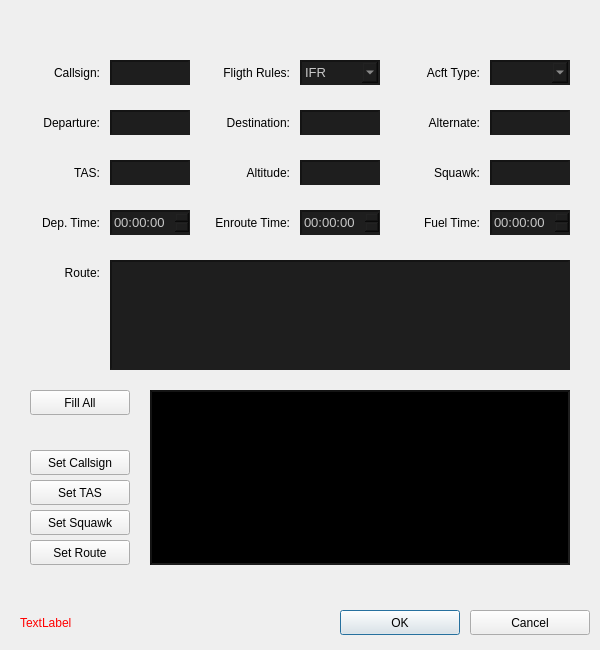
<?xml version="1.0" encoding="UTF-8"?>
<ui version="4.0">
 <class>DialogFlightPlan</class>
 <widget class="QDialog" name="DialogFlightPlan">
  <property name="geometry">
   <rect>
    <x>0</x>
    <y>0</y>
    <width>600</width>
    <height>650</height>
   </rect>
  </property>
  <property name="windowTitle">
   <string>Dialog</string>
  </property>
  <widget class="QPushButton" name="buttonOK">
   <property name="geometry">
    <rect>
     <x>340</x>
     <y>610</y>
     <width>120</width>
     <height>25</height>
    </rect>
   </property>
   <property name="text">
    <string>OK</string>
   </property>
  </widget>
  <widget class="QPushButton" name="buttonCancel">
   <property name="geometry">
    <rect>
     <x>470</x>
     <y>610</y>
     <width>120</width>
     <height>25</height>
    </rect>
   </property>
   <property name="text">
    <string>Cancel</string>
   </property>
  </widget>
  <widget class="QLabel" name="labelError">
   <property name="geometry">
    <rect>
     <x>20</x>
     <y>610</y>
     <width>300</width>
     <height>25</height>
    </rect>
   </property>
   <property name="styleSheet">
    <string notr="true">QLabel
{	
	color: #ff0000;
}</string>
   </property>
   <property name="text">
    <string>TextLabel</string>
   </property>
  </widget>
  <widget class="QPlainTextEdit" name="plainTextEditRoute">
   <property name="geometry">
    <rect>
     <x>110</x>
     <y>260</y>
     <width>460</width>
     <height>110</height>
    </rect>
   </property>
   <property name="styleSheet">
    <string notr="true">QPlainTextEdit
{
	color: #c8c8c8;
	background-color: #1e1e1e;
	border-style: inset;
	border-width: 2px;
	border-color: #141414;
}

QScrollBar:vertical
{
	background: #000000;
	width: 5px;
	border: none;
	margin: 0px 0px 0px 0px;
}

QScrollBar::handle:vertical {
    background: #323232;
}

QScrollBar::add-page:vertical
{
	background: #1e1e1e;
	border: none;
}

QScrollBar::sub-page:vertical
{
	background: #1e1e1e;
	border: none;
}</string>
   </property>
  </widget>
  <widget class="QPushButton" name="buttonFillAll">
   <property name="geometry">
    <rect>
     <x>30</x>
     <y>390</y>
     <width>100</width>
     <height>25</height>
    </rect>
   </property>
   <property name="text">
    <string>Fill All</string>
   </property>
  </widget>
  <widget class="QLabel" name="labelCallsign_2">
   <property name="geometry">
    <rect>
     <x>210</x>
     <y>60</y>
     <width>80</width>
     <height>25</height>
    </rect>
   </property>
   <property name="text">
    <string>Fligth Rules:</string>
   </property>
   <property name="alignment">
    <set>Qt::AlignRight|Qt::AlignTrailing|Qt::AlignVCenter</set>
   </property>
  </widget>
  <widget class="QPushButton" name="buttonSetSquawk">
   <property name="geometry">
    <rect>
     <x>30</x>
     <y>510</y>
     <width>100</width>
     <height>25</height>
    </rect>
   </property>
   <property name="text">
    <string>Set Squawk</string>
   </property>
  </widget>
  <widget class="QLineEdit" name="lineEditAlternate">
   <property name="geometry">
    <rect>
     <x>490</x>
     <y>110</y>
     <width>80</width>
     <height>25</height>
    </rect>
   </property>
   <property name="styleSheet">
    <string notr="true">QLineEdit:enabled
{
	color: #c8c8c8;
	background-color: #1e1e1e;
	border-style: inset;
	border-width: 2px;
	border-color: #141414;
	font: 13px;
}

QLineEdit
{
	color: #323232;
	background-color: #050505;
	border-style: inset;
	border-width: 2px;
	border-color: #0a0a0a;
	font: 13px;
}</string>
   </property>
  </widget>
  <widget class="QLineEdit" name="lineEditAltitude">
   <property name="geometry">
    <rect>
     <x>300</x>
     <y>160</y>
     <width>80</width>
     <height>25</height>
    </rect>
   </property>
   <property name="styleSheet">
    <string notr="true">QLineEdit:enabled
{
	color: #c8c8c8;
	background-color: #1e1e1e;
	border-style: inset;
	border-width: 2px;
	border-color: #141414;
	font: 13px;
}

QLineEdit
{
	color: #323232;
	background-color: #050505;
	border-style: inset;
	border-width: 2px;
	border-color: #0a0a0a;
	font: 13px;
}</string>
   </property>
  </widget>
  <widget class="QLineEdit" name="lineEditTAS">
   <property name="geometry">
    <rect>
     <x>110</x>
     <y>160</y>
     <width>80</width>
     <height>25</height>
    </rect>
   </property>
   <property name="styleSheet">
    <string notr="true">QLineEdit:enabled
{
	color: #c8c8c8;
	background-color: #1e1e1e;
	border-style: inset;
	border-width: 2px;
	border-color: #141414;
	font: 13px;
}

QLineEdit
{
	color: #323232;
	background-color: #050505;
	border-style: inset;
	border-width: 2px;
	border-color: #0a0a0a;
	font: 13px;
}</string>
   </property>
  </widget>
  <widget class="QLabel" name="labelTAS">
   <property name="geometry">
    <rect>
     <x>20</x>
     <y>160</y>
     <width>80</width>
     <height>25</height>
    </rect>
   </property>
   <property name="text">
    <string>TAS:</string>
   </property>
   <property name="alignment">
    <set>Qt::AlignRight|Qt::AlignTrailing|Qt::AlignVCenter</set>
   </property>
  </widget>
  <widget class="QLabel" name="labelCallsign">
   <property name="geometry">
    <rect>
     <x>20</x>
     <y>60</y>
     <width>80</width>
     <height>25</height>
    </rect>
   </property>
   <property name="text">
    <string>Callsign:</string>
   </property>
   <property name="alignment">
    <set>Qt::AlignRight|Qt::AlignTrailing|Qt::AlignVCenter</set>
   </property>
  </widget>
  <widget class="QLabel" name="labelDestination">
   <property name="geometry">
    <rect>
     <x>210</x>
     <y>110</y>
     <width>80</width>
     <height>25</height>
    </rect>
   </property>
   <property name="text">
    <string>Destination:</string>
   </property>
   <property name="alignment">
    <set>Qt::AlignRight|Qt::AlignTrailing|Qt::AlignVCenter</set>
   </property>
  </widget>
  <widget class="QTableView" name="tableViewValidator">
   <property name="geometry">
    <rect>
     <x>150</x>
     <y>390</y>
     <width>420</width>
     <height>175</height>
    </rect>
   </property>
   <property name="styleSheet">
    <string notr="true">QTableView
{;
	color: #c8c8c8;;
	background-color: #000000;
	border-style: inset;
	border-width: 2px;
	border-color: #141414;
	font: 11px;
	outline: none;
}

QTableView::item:hover
{
    background-color: #4b4b4b;
}

QTableView::item:selected
{

}

QTableView::item:selected:active
{

}

QTableView::item:alternate
{

}

QTableView::item:focus
{
	outline: none;
}


QScrollBar:vertical
{
	background: #000000;
	width: 2px;
	border: none;
	margin: 0px 0px 0px 0px;
}

QScrollBar::handle:vertical {
    background: #323232;
}

QScrollBar::add-page:vertical
{
	background: #000000;
	border: none;
}

QScrollBar::sub-page:vertical
{
	background: #000000;
	border: none;
}</string>
   </property>
  </widget>
  <widget class="QTimeEdit" name="timeEditFuelTime">
   <property name="geometry">
    <rect>
     <x>490</x>
     <y>210</y>
     <width>80</width>
     <height>25</height>
    </rect>
   </property>
   <property name="styleSheet">
    <string notr="true">QTimeEdit:enabled
{
	color: #c8c8c8;
	background-color: #1e1e1e;
	border-style: inset;
	border-width: 2px;
	border-color: #141414;
	selection-background-color: #060064;
	font: 13px;
}

QTimeEdit
{
	color: #323232;
	background-color: #050505;
	border-style: inset;
	border-width: 2px;
	border-color: #0a0a0a;
	font: 13px;
}</string>
   </property>
  </widget>
  <widget class="QPushButton" name="buttonSetRoute">
   <property name="geometry">
    <rect>
     <x>30</x>
     <y>540</y>
     <width>100</width>
     <height>25</height>
    </rect>
   </property>
   <property name="text">
    <string>Set Route</string>
   </property>
  </widget>
  <widget class="QLabel" name="labelAltitude">
   <property name="geometry">
    <rect>
     <x>210</x>
     <y>160</y>
     <width>80</width>
     <height>25</height>
    </rect>
   </property>
   <property name="text">
    <string>Altitude:</string>
   </property>
   <property name="alignment">
    <set>Qt::AlignRight|Qt::AlignTrailing|Qt::AlignVCenter</set>
   </property>
  </widget>
  <widget class="QLabel" name="labelDeparture">
   <property name="geometry">
    <rect>
     <x>20</x>
     <y>110</y>
     <width>80</width>
     <height>25</height>
    </rect>
   </property>
   <property name="text">
    <string>Departure:</string>
   </property>
   <property name="alignment">
    <set>Qt::AlignRight|Qt::AlignTrailing|Qt::AlignVCenter</set>
   </property>
  </widget>
  <widget class="QPushButton" name="buttonSetTAS">
   <property name="geometry">
    <rect>
     <x>30</x>
     <y>480</y>
     <width>100</width>
     <height>25</height>
    </rect>
   </property>
   <property name="text">
    <string>Set TAS</string>
   </property>
  </widget>
  <widget class="QLabel" name="labelEnrTime">
   <property name="geometry">
    <rect>
     <x>190</x>
     <y>210</y>
     <width>100</width>
     <height>25</height>
    </rect>
   </property>
   <property name="text">
    <string>Enroute Time:</string>
   </property>
   <property name="alignment">
    <set>Qt::AlignRight|Qt::AlignTrailing|Qt::AlignVCenter</set>
   </property>
  </widget>
  <widget class="QComboBox" name="comboBoxAcftType">
   <property name="geometry">
    <rect>
     <x>490</x>
     <y>60</y>
     <width>80</width>
     <height>25</height>
    </rect>
   </property>
   <property name="styleSheet">
    <string notr="true">QComboBox
{
	color: #c8c8c8;
	background-color: #1e1e1e;
	border-style: inset;
	border-width: 2px;
	border-color: #141414;
	font: 13px;
}

QComboBox QAbstractItemView
{	
	color: #c8c8c8;
	background-color: #1e1e1e;
    selection-background-color: #060064;
	font: 13px;
}</string>
   </property>
  </widget>
  <widget class="QLabel" name="labelAlternate">
   <property name="geometry">
    <rect>
     <x>400</x>
     <y>110</y>
     <width>80</width>
     <height>25</height>
    </rect>
   </property>
   <property name="text">
    <string>Alternate:</string>
   </property>
   <property name="alignment">
    <set>Qt::AlignRight|Qt::AlignTrailing|Qt::AlignVCenter</set>
   </property>
  </widget>
  <widget class="QLineEdit" name="lineEditCallsign">
   <property name="geometry">
    <rect>
     <x>110</x>
     <y>60</y>
     <width>80</width>
     <height>25</height>
    </rect>
   </property>
   <property name="styleSheet">
    <string notr="true">QLineEdit:enabled
{
	color: #c8c8c8;
	background-color: #1e1e1e;
	border-style: inset;
	border-width: 2px;
	border-color: #141414;
	font: 13px;
}

QLineEdit
{
	color: #323232;
	background-color: #050505;
	border-style: inset;
	border-width: 2px;
	border-color: #0a0a0a;
	font: 13px;
}</string>
   </property>
  </widget>
  <widget class="QLabel" name="labelSquawk">
   <property name="geometry">
    <rect>
     <x>400</x>
     <y>160</y>
     <width>80</width>
     <height>25</height>
    </rect>
   </property>
   <property name="text">
    <string>Squawk:</string>
   </property>
   <property name="alignment">
    <set>Qt::AlignRight|Qt::AlignTrailing|Qt::AlignVCenter</set>
   </property>
  </widget>
  <widget class="QLineEdit" name="lineEditDeparture">
   <property name="geometry">
    <rect>
     <x>110</x>
     <y>110</y>
     <width>80</width>
     <height>25</height>
    </rect>
   </property>
   <property name="styleSheet">
    <string notr="true">QLineEdit:enabled
{
	color: #c8c8c8;
	background-color: #1e1e1e;
	border-style: inset;
	border-width: 2px;
	border-color: #141414;
	font: 13px;
}

QLineEdit
{
	color: #323232;
	background-color: #050505;
	border-style: inset;
	border-width: 2px;
	border-color: #0a0a0a;
	font: 13px;
}</string>
   </property>
  </widget>
  <widget class="QComboBox" name="comboBoxFlightRules">
   <property name="geometry">
    <rect>
     <x>300</x>
     <y>60</y>
     <width>80</width>
     <height>25</height>
    </rect>
   </property>
   <property name="styleSheet">
    <string notr="true">QComboBox
{
	color: #c8c8c8;
	background-color: #1e1e1e;
	border-style: inset;
	border-width: 2px;
	border-color: #141414;
	font: 13px;
}

QComboBox QAbstractItemView
{	
	color: #c8c8c8;
	background-color: #1e1e1e;
    selection-background-color: #060064;
	font: 13px;
}</string>
   </property>
   <item>
    <property name="text">
     <string>IFR</string>
    </property>
   </item>
   <item>
    <property name="text">
     <string>VFR</string>
    </property>
   </item>
   <item>
    <property name="text">
     <string>SVFR</string>
    </property>
   </item>
  </widget>
  <widget class="QLineEdit" name="lineEditDestination">
   <property name="geometry">
    <rect>
     <x>300</x>
     <y>110</y>
     <width>80</width>
     <height>25</height>
    </rect>
   </property>
   <property name="styleSheet">
    <string notr="true">QLineEdit:enabled
{
	color: #c8c8c8;
	background-color: #1e1e1e;
	border-style: inset;
	border-width: 2px;
	border-color: #141414;
	font: 13px;
}

QLineEdit
{
	color: #323232;
	background-color: #050505;
	border-style: inset;
	border-width: 2px;
	border-color: #0a0a0a;
	font: 13px;
}</string>
   </property>
  </widget>
  <widget class="QLineEdit" name="lineEditSquawk">
   <property name="geometry">
    <rect>
     <x>490</x>
     <y>160</y>
     <width>80</width>
     <height>25</height>
    </rect>
   </property>
   <property name="styleSheet">
    <string notr="true">QLineEdit:enabled
{
	color: #c8c8c8;
	background-color: #1e1e1e;
	border-style: inset;
	border-width: 2px;
	border-color: #141414;
	font: 13px;
}

QLineEdit
{
	color: #323232;
	background-color: #050505;
	border-style: inset;
	border-width: 2px;
	border-color: #0a0a0a;
	font: 13px;
}</string>
   </property>
  </widget>
  <widget class="QLabel" name="LabelRoute">
   <property name="geometry">
    <rect>
     <x>20</x>
     <y>260</y>
     <width>80</width>
     <height>25</height>
    </rect>
   </property>
   <property name="text">
    <string>Route:</string>
   </property>
   <property name="alignment">
    <set>Qt::AlignRight|Qt::AlignTrailing|Qt::AlignVCenter</set>
   </property>
  </widget>
  <widget class="QPushButton" name="buttonSetCallsign">
   <property name="geometry">
    <rect>
     <x>30</x>
     <y>450</y>
     <width>100</width>
     <height>25</height>
    </rect>
   </property>
   <property name="text">
    <string>Set Callsign</string>
   </property>
  </widget>
  <widget class="QLabel" name="labelFuelTime">
   <property name="geometry">
    <rect>
     <x>380</x>
     <y>210</y>
     <width>100</width>
     <height>25</height>
    </rect>
   </property>
   <property name="text">
    <string>Fuel Time:</string>
   </property>
   <property name="alignment">
    <set>Qt::AlignRight|Qt::AlignTrailing|Qt::AlignVCenter</set>
   </property>
  </widget>
  <widget class="QLabel" name="labelDepTime">
   <property name="geometry">
    <rect>
     <x>0</x>
     <y>210</y>
     <width>100</width>
     <height>25</height>
    </rect>
   </property>
   <property name="text">
    <string>Dep. Time:</string>
   </property>
   <property name="alignment">
    <set>Qt::AlignRight|Qt::AlignTrailing|Qt::AlignVCenter</set>
   </property>
  </widget>
  <widget class="QTimeEdit" name="timeEditEnrTime">
   <property name="geometry">
    <rect>
     <x>300</x>
     <y>210</y>
     <width>80</width>
     <height>25</height>
    </rect>
   </property>
   <property name="styleSheet">
    <string notr="true">QTimeEdit:enabled
{
	color: #c8c8c8;
	background-color: #1e1e1e;
	border-style: inset;
	border-width: 2px;
	border-color: #141414;
	selection-background-color: #060064;
	font: 13px;
}

QTimeEdit
{
	color: #323232;
	background-color: #050505;
	border-style: inset;
	border-width: 2px;
	border-color: #0a0a0a;
	font: 13px;
}</string>
   </property>
  </widget>
  <widget class="QTimeEdit" name="timeEditDepTime">
   <property name="geometry">
    <rect>
     <x>110</x>
     <y>210</y>
     <width>80</width>
     <height>25</height>
    </rect>
   </property>
   <property name="styleSheet">
    <string notr="true">QTimeEdit:enabled
{
	color: #c8c8c8;
	background-color: #1e1e1e;
	border-style: inset;
	border-width: 2px;
	border-color: #141414;
	selection-background-color: #060064;
	font: 13px;
}

QTimeEdit
{
	color: #323232;
	background-color: #050505;
	border-style: inset;
	border-width: 2px;
	border-color: #0a0a0a;
	font: 13px;
}</string>
   </property>
  </widget>
  <widget class="QLabel" name="labelAcftType">
   <property name="geometry">
    <rect>
     <x>400</x>
     <y>60</y>
     <width>80</width>
     <height>25</height>
    </rect>
   </property>
   <property name="text">
    <string>Acft Type:</string>
   </property>
   <property name="alignment">
    <set>Qt::AlignRight|Qt::AlignTrailing|Qt::AlignVCenter</set>
   </property>
  </widget>
 </widget>
 <resources/>
 <connections/>
</ui>
